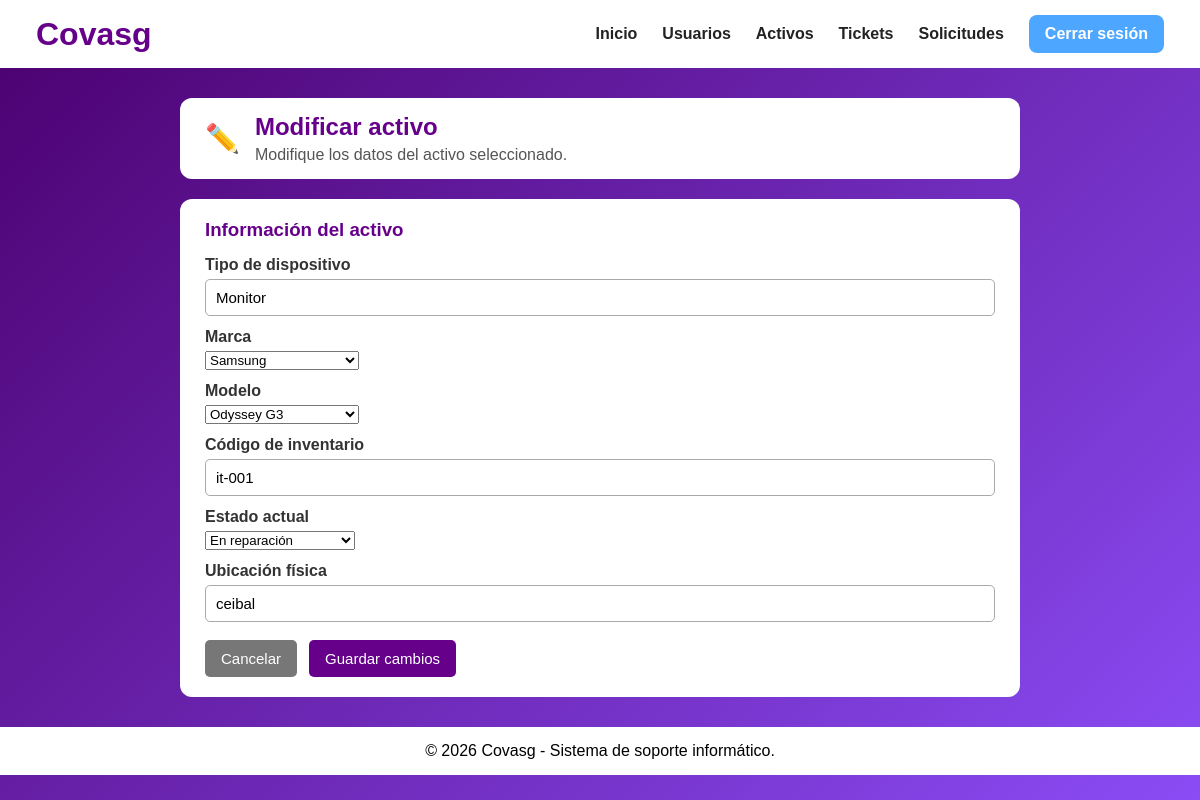
The app's page /administrador/activos/modificaractivo.php?id=9 with its own data.
### tables this page shows
CREATE TABLE `activo_tecnologico` (
  `id_activo` int(11) NOT NULL AUTO_INCREMENT,
  `tipo_dispositivo` varchar(50) NOT NULL,
  `estado_actual` varchar(50) NOT NULL,
  `numero_serie` varchar(100) DEFAULT NULL,
  `marca` varchar(50) DEFAULT NULL,
  `modelo` varchar(50) DEFAULT NULL,
  `codigo_inventario` varchar(50) DEFAULT NULL,
  `ubicacion_fisica` varchar(100) DEFAULT NULL,
  `observaciones` text DEFAULT NULL,
  PRIMARY KEY (`id_activo`),
  UNIQUE KEY `numero_serie` (`numero_serie`),
  UNIQUE KEY `codigo_inventario` (`codigo_inventario`)
);

CREATE TABLE `marca` (
  `id_marca` int(11) NOT NULL AUTO_INCREMENT,
  `nombre_marca` varchar(50) NOT NULL,
  PRIMARY KEY (`id_marca`),
  UNIQUE KEY `nombre_marca` (`nombre_marca`)
);

CREATE TABLE `modelo` (
  `id_modelo` int(11) NOT NULL AUTO_INCREMENT,
  `nombre_modelo` varchar(50) NOT NULL,
  `id_marca` int(11) NOT NULL,
  PRIMARY KEY (`id_modelo`),
  KEY `id_marca` (`id_marca`),
  CONSTRAINT `modelo_ibfk_1` FOREIGN KEY (`id_marca`) REFERENCES `marca` (`id_marca`)
);

### administrador/activos/modificaractivo.php (the view, shortened to what this page needs)
<?php
include("../../php/conexion.php");
$id_activo = $_GET["id"];
$consulta = "SELECT * FROM activo_tecnologico
             WHERE id_activo = '$id_activo'";
$resultado = mysqli_query($conexion, $consulta);
$activo = mysqli_fetch_array($resultado);
$consulta_marcas = "SELECT * FROM Marca";
$resultado_marcas = mysqli_query($conexion, $consulta_marcas);
$consulta_modelos = "SELECT * FROM Modelo";
$resultado_modelos = mysqli_query($conexion, $consulta_modelos);
?>
<!DOCTYPE html>
<html lang="es">
<head>
    <link rel="stylesheet" href="../css/estilomodificaractivo.css">
</head>
<body>
<header>
    <h1>Covasg</h1>
    <nav>
        <a href="../administrador.php">Inicio</a>
        <a href="../usuarios.html">Usuarios</a>
        <a href="consultaactivos.php">Activos</a>
        <a href="../tickets/consultatickets.php">Tickets</a>
        <a href="../solicitudes/consultasolicitudes.php">Solicitudes</a>
        <a href="../../php/cerrarsesion.php" class="cerrar-sesion">Cerrar sesión</a>
    </nav>
</header>
<main>
    <section class="titulo">
        <div class="icono">
            ✏️
        </div>
        <div>
            <h2>Modificar activo</h2>
            <p>
                Modifique los datos del activo seleccionado.
            </p>
        </div>
    </section>
    <section class="formulario-contenedor">
        <h3>Información del activo</h3>
        <form action="../../php/modificar_activo.php" method="POST">
            <div class="campo">
                <label for="tipo_dispositivo">
                    Tipo de dispositivo
                </label>
                <input
                    type="text"
                    id="tipo_dispositivo"
                    name="tipo_dispositivo"
                    value="<?php echo $activo["tipo_dispositivo"]; ?>"
                    required
                >
            </div>
            <div class="campo">
                <label for="marca">
                    Marca
                </label>
                <select
                    name="marca"
                    id="marca"
                    required
                >
                    <?php
                    while ($marca = mysqli_fetch_array($resultado_marcas)) {
                    ?>
                        <option
                            value="<?php echo $marca["nombre_marca"]; ?>"
                            <?php
                            if ($activo["marca"] == $marca["nombre_marca"]) {
                                echo "selected";
                            }
                            ?>
                        >
                            <?php echo $marca["nombre_marca"]; ?>
                        </option>
                    <?php
                    }
                    ?>
                </select>
            </div>
            <div class="campo">
                <label for="modelo">
                    Modelo
                </label>
                <select
                    name="modelo"
                    id="modelo"
                    required
                >
                    <?php
                    while ($modelo = mysqli_fetch_array($resultado_modelos)) {
                    ?>
                        <option
                            value="<?php echo $modelo["nombre_modelo"]; ?>"
                            <?php
                            if ($activo["modelo"] == $modelo["nombre_modelo"]) {
                                echo "selected";
                            }
                            ?>
                        >
                            <?php echo $modelo["nombre_modelo"]; ?>
                        </option>
                    <?php
                    }
                    ?>
                </select>
            </div>
            <div class="campo">
                <label for="codigo_inventario">
                    Código de inventario
                </label>
                <input
                    type="text"
                    id="codigo_inventario"
                    name="codigo_inventario"
                    value="<?php echo $activo["codigo_inventario"]; ?>"
                    required
                >
            </div>
            <div class="campo">
                <label for="estado_actual">
                    Estado actual
                </label>
                <select
                    name="estado_actual"
                    id="estado_actual"
                    required
                >
                    <option
                        value="En reparación"
                        <?php if ($activo["estado_actual"] == "En reparación") echo "selected"; ?>
                    >
                        En reparación
                    </option>
                </select>
            </div>
            <div class="campo">
                <label for="ubicacion_fisica">
                    Ubicación física
                </label>
                <input
                    type="text"
                    id="ubicacion_fisica"
                    name="ubicacion_fisica"
                    value="<?php echo $activo["ubicacion_fisica"]; ?>"
                    required
                >
            </div>
            <div class="botones">
                <a href="consultaactivos.php" class="boton cancelar">
                    Cancelar
                </a>
                <button type="submit" class="boton guardar">
                    Guardar cambios
                </button>
            </div>
        </form>
    </section>
</main>
<footer>
    <p>© 2026 Covasg - Sistema de soporte informático.</p>
</footer>
</body>
</html>

### administrador/css/estilomodificaractivo.css (style rules this page uses)
body { margin: 0; font-family: Arial, sans-serif; background: linear-gradient(135deg, #4b006e, #8b4cf5); min-height: 100vh; }
header { background-color: white; padding: 15px 3%; display: flex; justify-content: space-between; align-items: center; }
header h1 { color: #66008b; margin: 0; }
nav { display: flex; align-items: center; gap: 25px; }
nav a { text-decoration: none; color: #222; font-weight: bold; }
.cerrar-sesion { background-color: #4da6ff; color: white; padding: 10px 16px; border-radius: 8px; }
main { width: 70%; margin: 30px auto; }
.titulo { background-color: white; padding: 15px 25px; border-radius: 12px; margin-bottom: 20px; display: flex; align-items: center; gap: 15px; }
.icono { font-size: 28px; }
.titulo h2 { color: #66008b; margin: 0 0 5px 0; }
.titulo p { color: #555; margin: 0; }
.formulario-contenedor { background-color: white; padding: 20px 25px; border-radius: 12px; }
.formulario-contenedor h3 { color: #66008b; margin: 0 0 15px 0; }
.campo { margin-bottom: 12px; }
.campo label { display: block; font-weight: bold; color: #333; margin-bottom: 5px; }
.campo input { width: 100%; padding: 9px 10px; border: 1px solid #aaa; border-radius: 5px; font-size: 15px; box-sizing: border-box; }
.botones { margin-top: 18px; display: flex; gap: 12px; }
.boton { padding: 10px 16px; border: none; border-radius: 5px; text-decoration: none; font-size: 15px; cursor: pointer; }
.guardar { background-color: #66008b; color: white; }
.cancelar { background-color: #777; color: white; }
footer { background-color: white; text-align: center; padding: 15px; margin-top: 30px; }
footer p { margin: 0; }

### records on screen
activo_tecnologico: tipo_dispositivo "Monitor", marca "Samsung", modelo "Odyssey G3", codigo_inventario "it-001", estado_actual "En reparación", ubicacion_fisica "ceibal"
